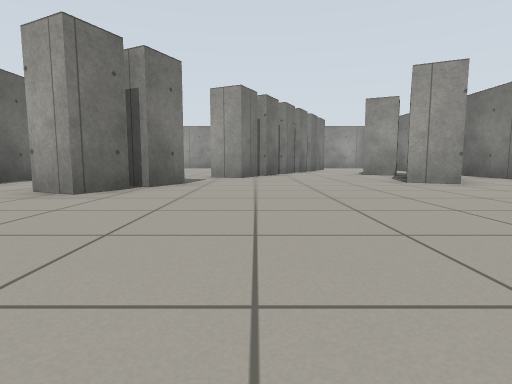
[1] (above)

21 first-person views from a walk through a world built for the Gazebo simulator. The camera is 0.5 m above the floor, tilts 6° down and sees 80° across. The floor is counted in squares, 1 m on a side. Each view is taken from the middle of a square. On the plan, view 1 faces up. The plan holds only what a view shows up to about 9 squares ahead; the rest is blank.

[2]
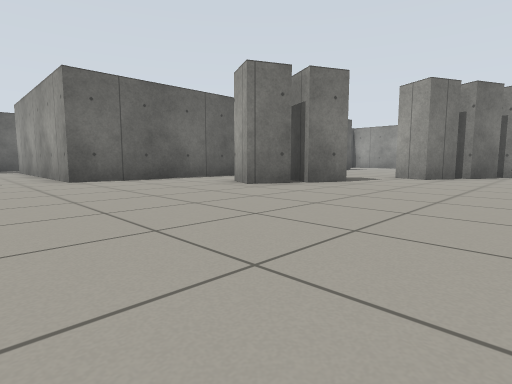

[3]
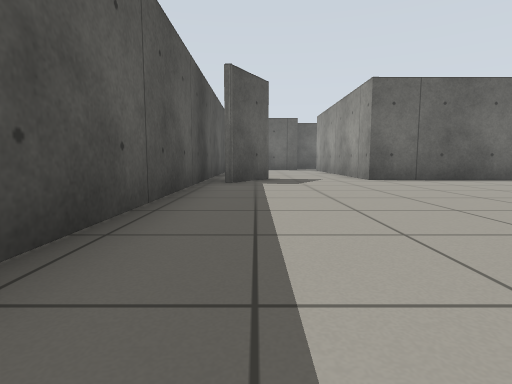

[4]
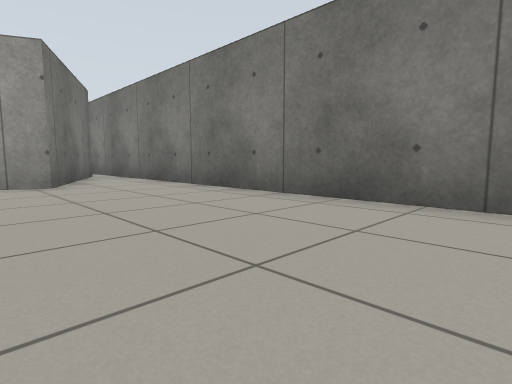

[5]
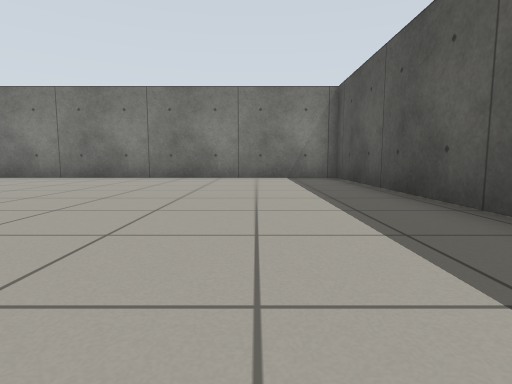

[6]
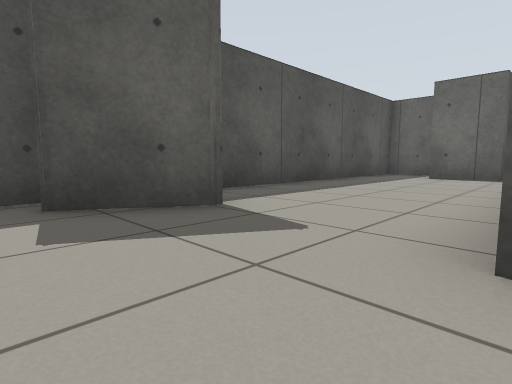

[7]
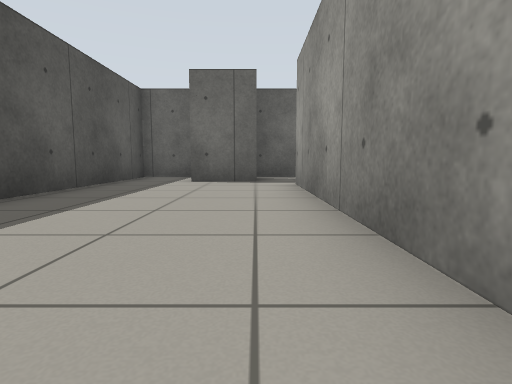

[8]
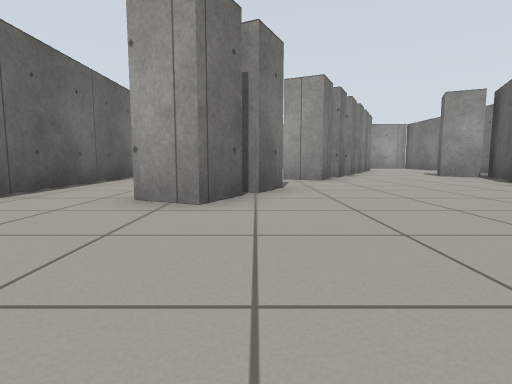

[9]
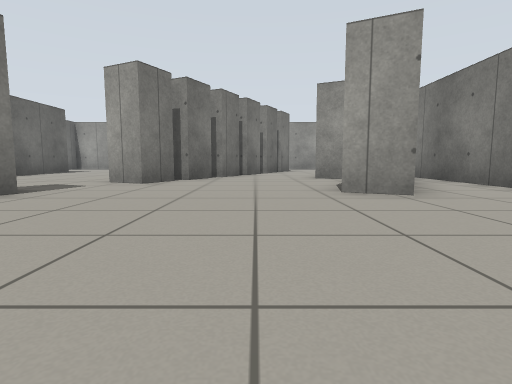

[10]
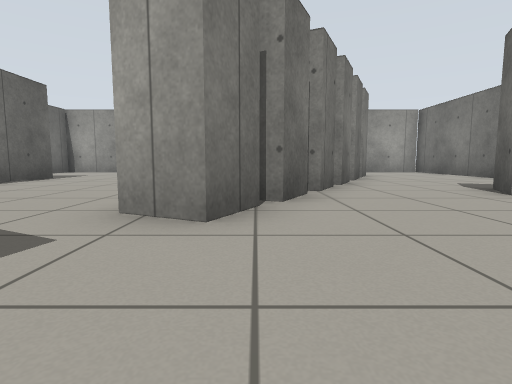

[11]
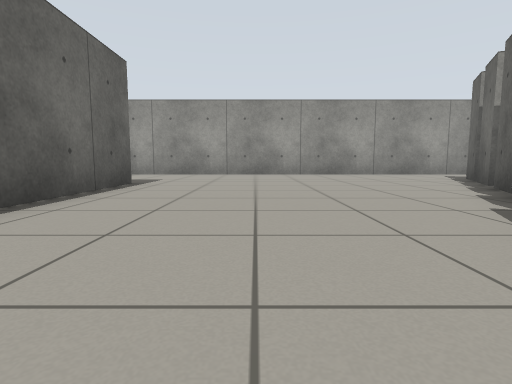

[12]
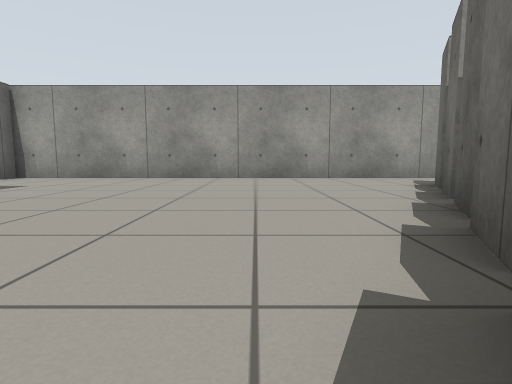

[13]
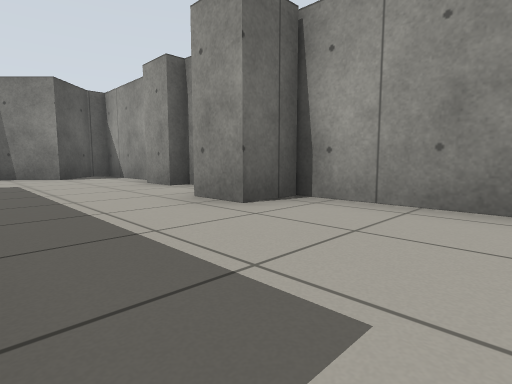

[14]
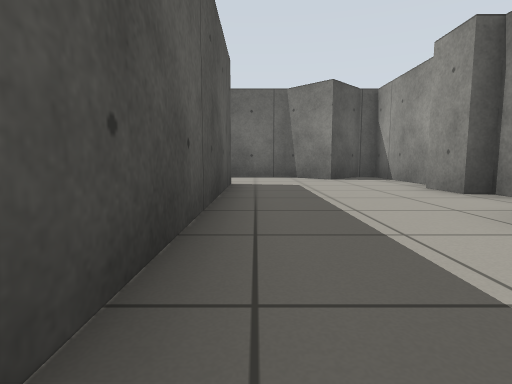

[15]
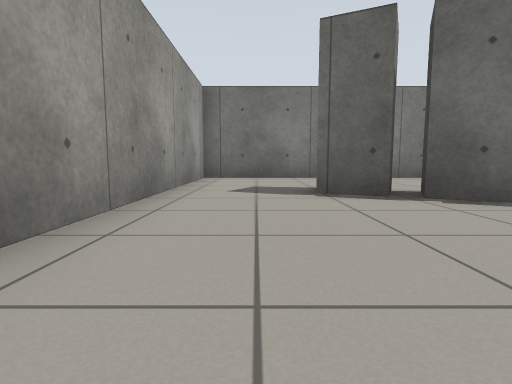

[16]
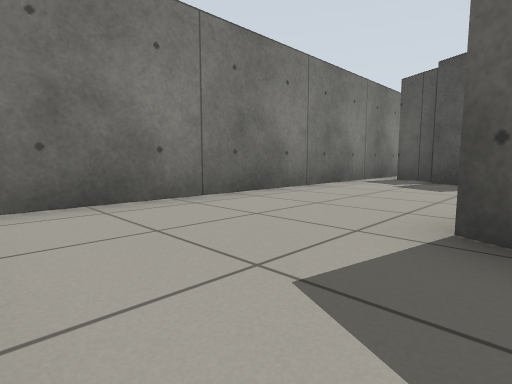

[17]
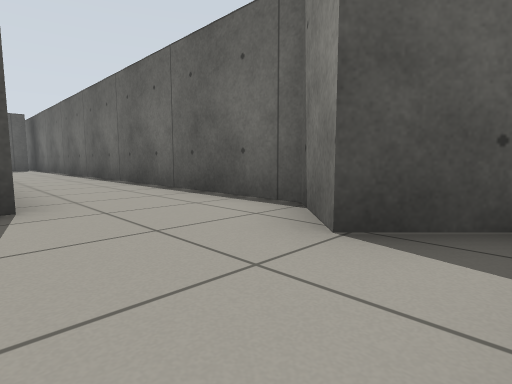

[18]
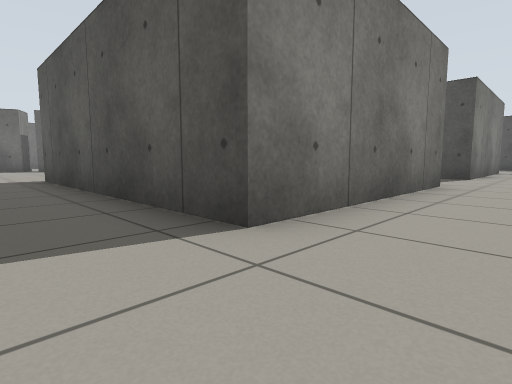

[19]
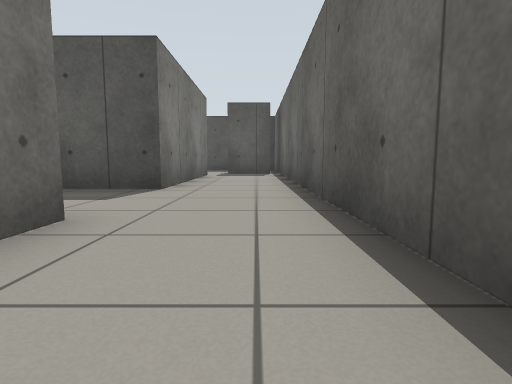

[20]
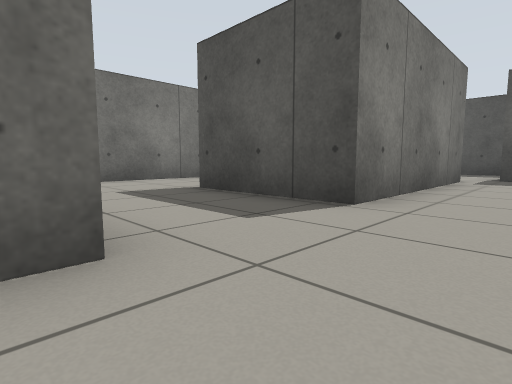

[21]
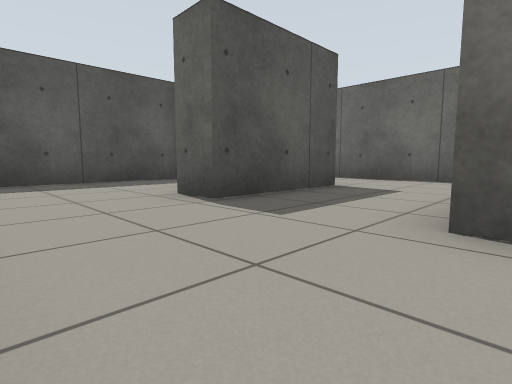

### Floor plan
Ten units are one square. View 1 is at (0, 0); x grows to the right and y downward. Boxes are objects, and circles mark ways between rooms. Rooms are numbered by the first view taken in them; rooms with no view inside come last. Other rooms are left out.
<svg viewBox="-154 -190 225 217">
<path fill="none" stroke="#000" d="M-22 -53 -26 -44 -35 -48M-16 -65 -20 -56 -28 -60M-56 -65 -56 -18 -124 -18M36 -72 51 -103M-62 6 -45 16M1 -94 -4 -84 -13 -89M7 -106 2 -97 -1 -98M46 -98 36 -103M60 -99 42 -62 32 -67M-130 -11 -130 5M-149 8 -149 22 66 22 66 -100M2 -112 7 -122M8 -125 13 -135M15 -139 19 -148 28 -144M-100 -185 -104 -185 -104 -181 -115 -181M21 -152 26 -162M16 -185 -76 -185 -76 -174 -86 -174M-121 -185 -149 -185 -149 -180 -138 -169 -149 -159 -149 -94M-124 -94 -124 -145 -56 -145 -56 -65M28 -144 23 -135 15 -139M32 -152 30 -148 21 -152M31 -158 35 -156M21 -131 16 -121M44 -110 50 -107M15 -118 10 -109M36 -103 41 -113M51 -103 60 -99M66 -100 66 -185 16 -185M-94 -99 -94 -94M-66 -48 -66 -76M-149 -94 -149 -10M-114 -27 -76 -27M-124 -18 -124 -68 -94 -68 -94 -59"/>
<circle cx="-20" cy="-75" r="3" fill="#2a7"/>
<circle cx="-45" cy="-55" r="3" fill="#2a7"/>
<circle cx="25" cy="-105" r="3" fill="#2a7"/>
<circle cx="60" cy="-100" r="3" fill="#2a7"/>
<circle cx="25" cy="-175" r="3" fill="#2a7"/>
<circle cx="-135" cy="-100" r="3" fill="#2a7"/>
<text x="-10" y="-30">1</text>
<text x="-50" y="-140">2</text>
<text x="40" y="-140">3</text>
<text x="-100" y="-80">4</text>
</svg>
Room 1 opens to room 2. Room 1 opens to room 3. Room 2 opens to room 3. Room 2 opens to room 4.

Where each view was taken, in squares from view 1:
view 1: 0 up, 0 right, facing up
view 2: 0 up, 2 right, facing up-left
view 3: 1 down, 2 right, facing left
view 4: 0 up, 3 right, facing up-right
view 5: 0 up, 2 left, facing right
view 6: 2 up, 4 left, facing down-left
view 7: 1 up, 6 left, facing left
view 8: 1 up, 2 left, facing up
view 9: 2 up, 2 right, facing up
view 10: 6 up, 0 right, facing up
view 11: 8 up, 3 left, facing up
view 12: 10 up, 1 left, facing up
view 13: 15 up, 5 left, facing up-left
view 14: 15 up, 6 left, facing left
view 15: 17 up, 2 left, facing right
view 16: 18 up, 3 right, facing down-right
view 17: 18 up, 12 left, facing down-left
view 18: 16 up, 14 left, facing down-right
view 19: 12 up, 14 left, facing down
view 20: 10 up, 14 left, facing down-right
view 21: 10 up, 7 left, facing down-left
